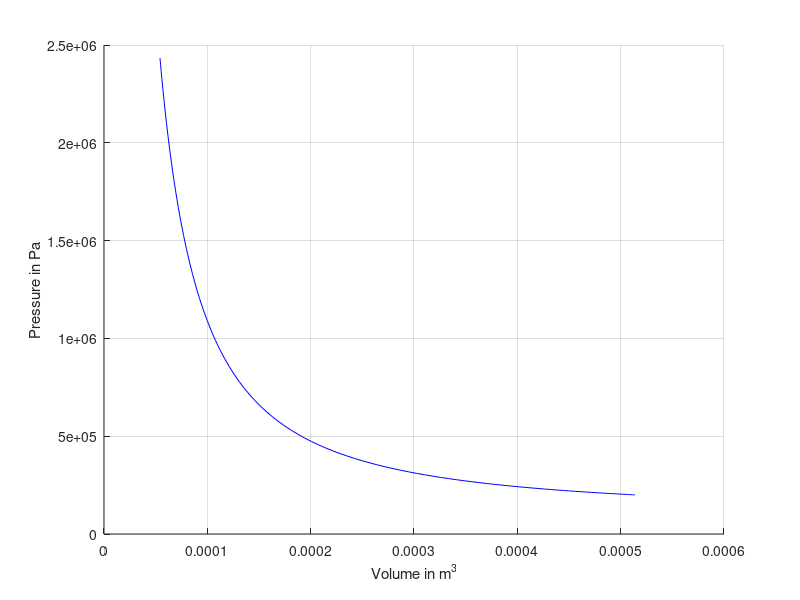

The MATLAB script that drew this image:
clear
clc

stroke = 0.085;
bore = 0.083;
conl = 0.1328;
a = stroke/2;
comr = 9.5;
g = 1.4;

v_swept = (pi/4)*bore^2*stroke;
v_clearance = v_swept/(comr-1);

v1 = v_swept + v_clearance;
p1 = 100000;
c2 = p1*v1^g;

theta = linspace(0,180,100);
ka = conl./sind(theta);
B_ang = asind(a./ka);
C_ang = 180-(B_ang+theta);
x = ka.*sind(C_ang);
new_b = x-0.0903;
v_comp = ((pi/4)*bore^2.*new_b)+v_clearance;
p_comp = (c2./v_comp.^g)+p1;

%Plot results
hold on 
plot(v_comp,p_comp,'color','b')
xlabel('Volume in m^3')
ylabel('Pressure in Pa')
grid on 
